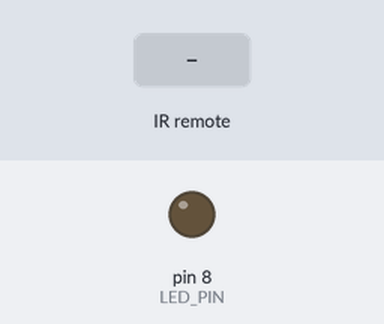
Recording of a sketch running on a simulated Arduino Uno, built with avr-gcc and run on an emulated ATmega328P. Parts: output pins drawn as LEDs (lit = HIGH). The test bench sets the inputs (shaded band).

Above: at 1.2 s.
1.3 s: infrared code 0xE0E036C9 received
At 1.8 s:
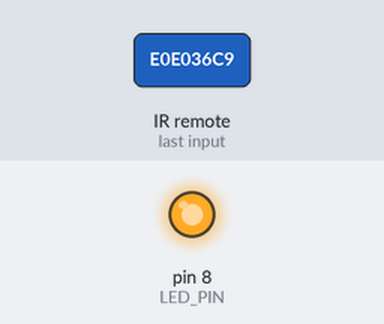
Timing chart, 0 to 4.3 s (numbered marks = the images above; inputs shaded):
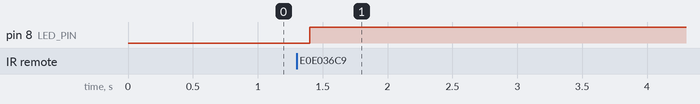

The sketch:

ir-recv.ino
```cpp
#include <IRremote.h>

// number key remote control
const int KEY_RC = 3772790473;

int RECV_PIN = 13;

// led pin
const int LED_PIN = 8;

// led status
int LED_STATUS = 0;

IRrecv irrecv(RECV_PIN);
decode_results results;

void setup() {
  Serial.begin(9600);

  // define LED_PIN digital output
  pinMode(LED_PIN, OUTPUT);

  // start the receiver
  irrecv.enableIRIn();
}

void loop() {
  if (irrecv.decode(&results)) {
    // read just one
    delay(100);

     // receive the next value
    irrecv.resume();

    if (results.value == 3772790473){
      if (LED_STATUS == 0){
        digitalWrite(LED_PIN, HIGH);
        LED_STATUS = 1;
      }else{
        LED_STATUS = 0;
        digitalWrite(LED_PIN, LOW);
      }
    }
  }
}
```

Measured:
- after the input at 1.3 s, pin 8 (LED_PIN): LOW → HIGH after 0.10 s
